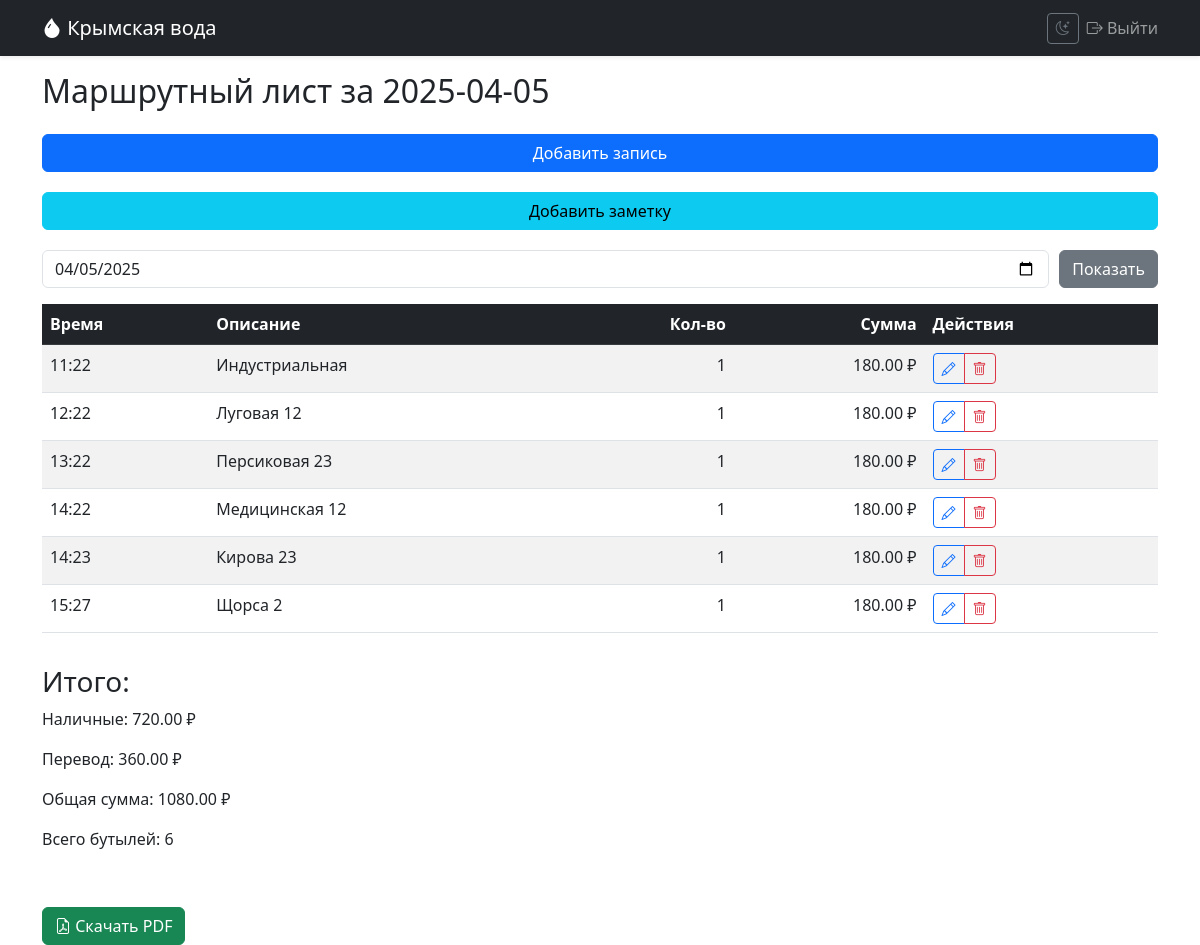
/ (signed in), run on an earlier commit of the app's database.
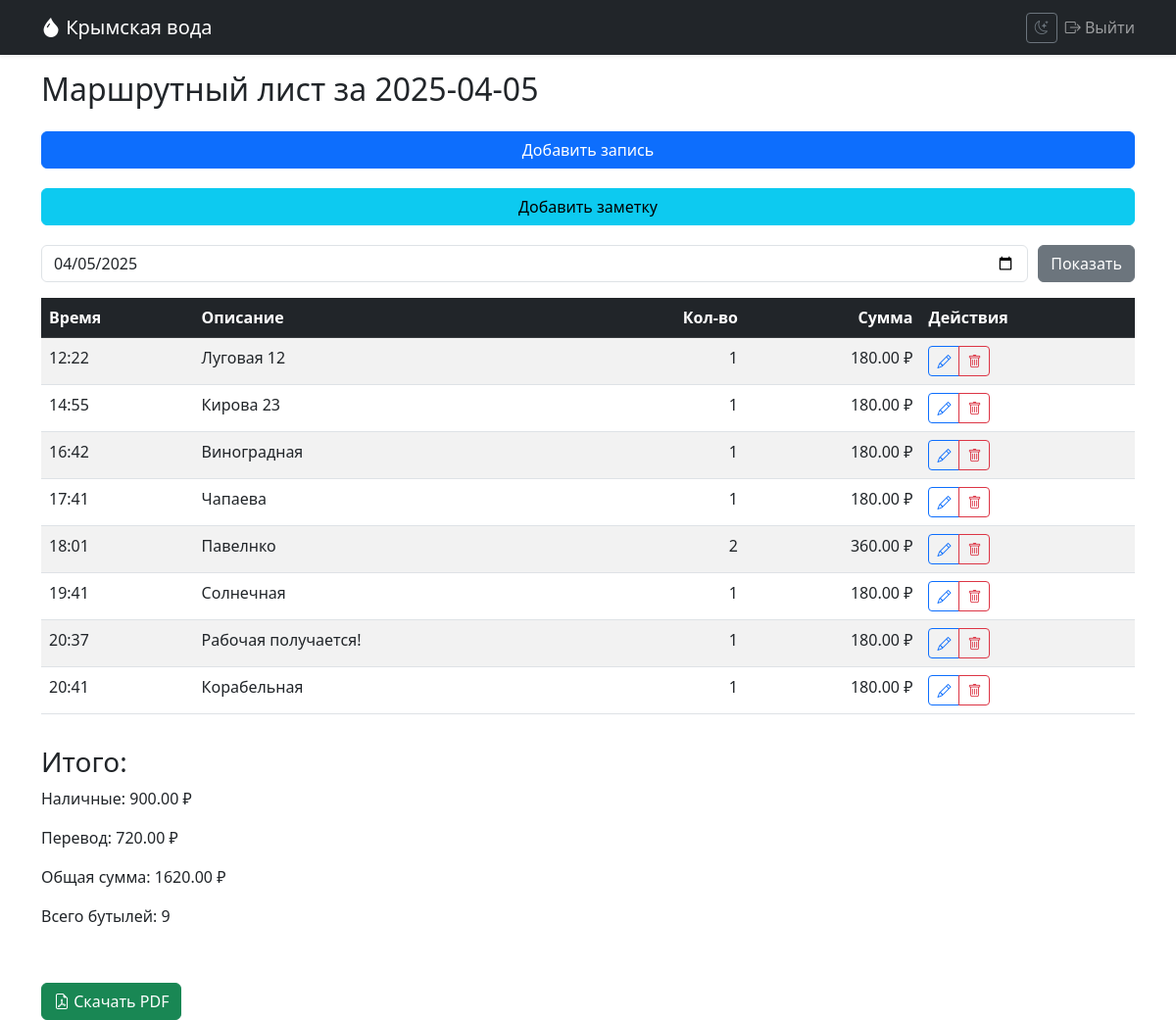
And on a later commit of the database.
### app/models.py (models this page shows, shortened)
class DeliveryRecord(db.Model):
    id = db.Column(db.Integer, primary_key=True)
    date = db.Column(db.Date, index=True, default=datetime.utcnow)
    time = db.Column(db.String(5), nullable=False)  # HH:MM format
    description = db.Column(db.String(200), nullable=True)  # Сделали nullable
    quantity = db.Column(db.Integer, nullable=True)         # Сделали nullable
    amount = db.Column(db.Float, nullable=True)             # Сделали nullable
    payment_type = db.Column(db.String(20), nullable=True)  # Сделали nullable
    user_id = db.Column(db.Integer, db.ForeignKey('user.id'), nullable=False)
    note = db.Column(db.Text, nullable=True)                # Добавлено поле для заметки
    is_note = db.Column(db.Boolean, default=False, nullable=False)  # Добавлено поле для флага

### app/delivery/routes.py (the view)
@bp.route('/')
@login_required
def list_records():
    selected_date = request.args.get('date', date.today().isoformat())
    try:
        date_obj = datetime.strptime(selected_date, '%Y-%m-%d').date()
    except ValueError:
        date_obj = date.today()
    records = DeliveryRecord.query.filter_by(
        date=date_obj,
        user_id=current_user.id
    ).order_by(DeliveryRecord.time).all()
    totals = {
        'cash': sum(r.amount or 0 for r in records if r.payment_type == 'нал'),
        'cashless': sum(r.amount or 0 for r in records if r.payment_type == 'перевод'),
        'quantity': sum(r.quantity or 0 for r in records),
        'all': sum(r.amount or 0 for r in records)
    }
    return render_template('delivery/list.html',
                         records=records,
                         selected_date=selected_date,
                         totals=totals)

### app/models.py (called while the page is built)
@login_manager.user_loader
def load_user(user_id):
    return User.query.get(int(user_id))

### app/templates/delivery/list.html
{% extends "base.html" %} {% block content %}
<div class="delivery-list">
    <h2>Маршрутный лист за {{ selected_date }}</h2>
    <div class="actions">
        <a
            href="{{ url_for('delivery.add_record', date=selected_date) }}"
            class="btn btn-primary"
        >
            Добавить запись
        </a>
        <a
            href="{{ url_for('delivery.add_note', date=selected_date) }}"
            class="btn btn-info"
        >
            Добавить заметку
        </a>
        <form method="GET" class="date-form">
            <input
                type="date"
                name="date"
                value="{{ selected_date }}"
                class="form-control"
            />
            <button type="submit" class="btn btn-secondary">Показать</button>
        </form>
    </div>
    {% if not records %}
    <p>Нет записей за выбранную дату</p>
    {% else %}
    <div class="table-responsive">
        <table class="table table-hover table-striped">
            <thead class="table-dark">
                <tr>
                    <th>Время</th>
                    <th>Описание</th>
                    <th class="text-end">Кол-во</th>
                    <th class="text-end">Сумма</th>
                    <th>Действия</th>
                </tr>
            </thead>
            <tbody>
                {% for record in records %} {% if record.is_note %}
                <tr class="note-row">
                    <td>{{ record.time }}</td>
                    <td colspan="3">{{ record.note }}</td>
                    <td>
                        <div class="btn-group btn-group-sm">
                            <a
                                href="{{ url_for('delivery.edit_record', id=record.id) }}"
                                class="btn btn-outline-primary"
                            >
                                <i class="bi bi-pencil"></i>
                            </a>
                            <button
                                class="btn btn-outline-danger"
                                hx-post="{{ url_for('delivery.delete_record', id=record.id) }}"
                                hx-confirm="Удалить эту заметку?"
                                hx-target="closest tr"
                                hx-swap="outerHTML swap:1s"
                            >
                                <i class="bi bi-trash"></i>
                            </button>
                        </div>
                    </td>
                </tr>
                {% else %}
                <tr>
                    <td>{{ record.time }}</td>
                    <td>{{ record.description }}</td>
                    <td class="text-end">
                        {{ record.quantity if record.quantity is not none else
                        '-' }}
                    </td>
                    <td class="text-end">
                        {{ "%.2f ₽"|format(record.amount) if record.amount is
                        not none else '-' }}
                    </td>
                    <td>
                        <div class="btn-group btn-group-sm">
                            <a
                                href="{{ url_for('delivery.edit_record', id=record.id) }}"
                                class="btn btn-outline-primary"
                            >
                                <i class="bi bi-pencil"></i>
                            </a>
                            <button
                                class="btn btn-outline-danger"
                                hx-post="{{ url_for('delivery.delete_record', id=record.id) }}"
                                hx-confirm="Удалить эту запись?"
                                hx-target="closest tr"
                                hx-swap="outerHTML swap:1s"
                            >
                                <i class="bi bi-trash"></i>
                            </button>
                        </div>
                    </td>
                </tr>
                {% endif %} {% endfor %}
            </tbody>
        </table>
    </div>
    <div class="totals">
        <h3>Итого:</h3>
        <p>Наличные: {{ "%.2f"|format(totals.cash) }} ₽</p>
        <p>Перевод: {{ "%.2f"|format(totals.cashless) }} ₽</p>
        <p>Общая сумма: {{ "%.2f"|format(totals.all) }} ₽</p>
        <p>Всего бутылей: {{ totals.quantity }}</p>
    </div>
    <div class="mt-4">
        <a
            href="{{ url_for('delivery.generate_pdf', date=selected_date) }}"
            class="btn btn-success"
        >
            <i class="bi bi-file-earmark-pdf"></i> Скачать PDF
        </a>
    </div>
    {% endif %}
</div>
{% endblock %}

### app/templates/base.html (shortened to what this page needs)
<!doctype html>
<html lang="ru" data-bs-theme="auto">
    <head>
        <link
            rel="stylesheet"
            href="{{ url_for('static', filename='css/styles.css') }}"
        />
        <link
            href="https://cdn.jsdelivr.net/npm/bootstrap@5.3.0/dist/css/bootstrap.min.css"
            rel="stylesheet"
        />
        <link
            rel="stylesheet"
            href="https://cdn.jsdelivr.net/npm/bootstrap-icons@1.10.0/font/bootstrap-icons.css"
        />
    </head>
    <body>
        <nav class="navbar navbar-dark bg-dark shadow-sm">
            <div class="container">
                <a
                    href="{{ url_for('delivery.list_records') }}"
                    class="navbar-brand"
                >
                    <i class="bi bi-droplet-fill"></i> Крымская вода
                </a>
                <ul
                    class="navbar-nav ms-auto d-flex flex-row align-items-center"
                >
                    {% if current_user.is_authenticated %}
                    <li class="nav-item">
                        <button
                            class="btn btn-sm btn-outline-secondary theme-toggle mx-2 my-1"
                            title="Сменить тему"
                        >
                            <i class="bi bi-moon-stars"></i>
                        </button>
                    </li>
                    <li class="nav-item">
                        <a href="{{ url_for('auth.logout') }}" class="nav-link">
                            <i class="bi bi-box-arrow-right"></i> Выйти
                        </a>
                    </li>
                    {% else %}
                    <li class="nav-item">
                        <a href="{{ url_for('auth.login') }}" class="nav-link"
                            >Войти</a
                        >
                    </li>
                    {% endif %}
                </ul>
            </div>
        </nav>
        <main class="flex-grow-1">
            <div class="container mt-6">{% block content %}{% endblock %}</div>
        </main>
    </body>
</html>

### app/static/css/styles.css (style rules this page uses)
:root { --primary-color: #4e73df; --danger-color: #e74a3b; }
.btn-primary { background-color: var(--primary-color); }
.theme-toggle { transition: all 0.3s ease; }
.delivery-list { display: flex; flex-direction: column; gap: 1rem; }
.actions { display: flex; flex-direction: column; gap: 20px; }
form.date-form { display: flex; flex-direction: row; gap: 10px; }

What changed in the data, as far as the page shows it:
removed DeliveryRecord: time "11:22", description "Индустриальная", quantity "1", amount "180.00 ₽"
removed DeliveryRecord: time "13:22", description "Персиковая 23", quantity "1", amount "180.00 ₽"
removed DeliveryRecord: time "14:22", description "Медицинская 12", quantity "1", amount "180.00 ₽"
removed DeliveryRecord: time "15:27", description "Щорса 2", quantity "1", amount "180.00 ₽"
changed DeliveryRecord "Кирова 23": time "14:23" → "14:55"
added DeliveryRecord: time "16:42", description "Виноградная", quantity "1", amount "180.00 ₽"
added DeliveryRecord: time "17:41", description "Чапаева", quantity "1", amount "180.00 ₽"
added DeliveryRecord: time "18:01", description "Павелнко", quantity "2", amount "360.00 ₽"
added DeliveryRecord: time "19:41", description "Солнечная", quantity "1", amount "180.00 ₽"
added DeliveryRecord: time "20:37", description "Рабочая получается!", quantity "1", amount "180.00 ₽"
added DeliveryRecord: time "20:41", description "Корабельная", quantity "1", amount "180.00 ₽"
Also different on the page:
{{ "%.2f"|format(totals.cash) }}: "720.00" → "900.00"
{{ "%.2f"|format(totals.cashless) }}: "360.00" → "720.00"
{{ "%.2f"|format(totals.all) }}: "1080.00" → "1620.00"
{{ totals.quantity }}: "6" → "9"
